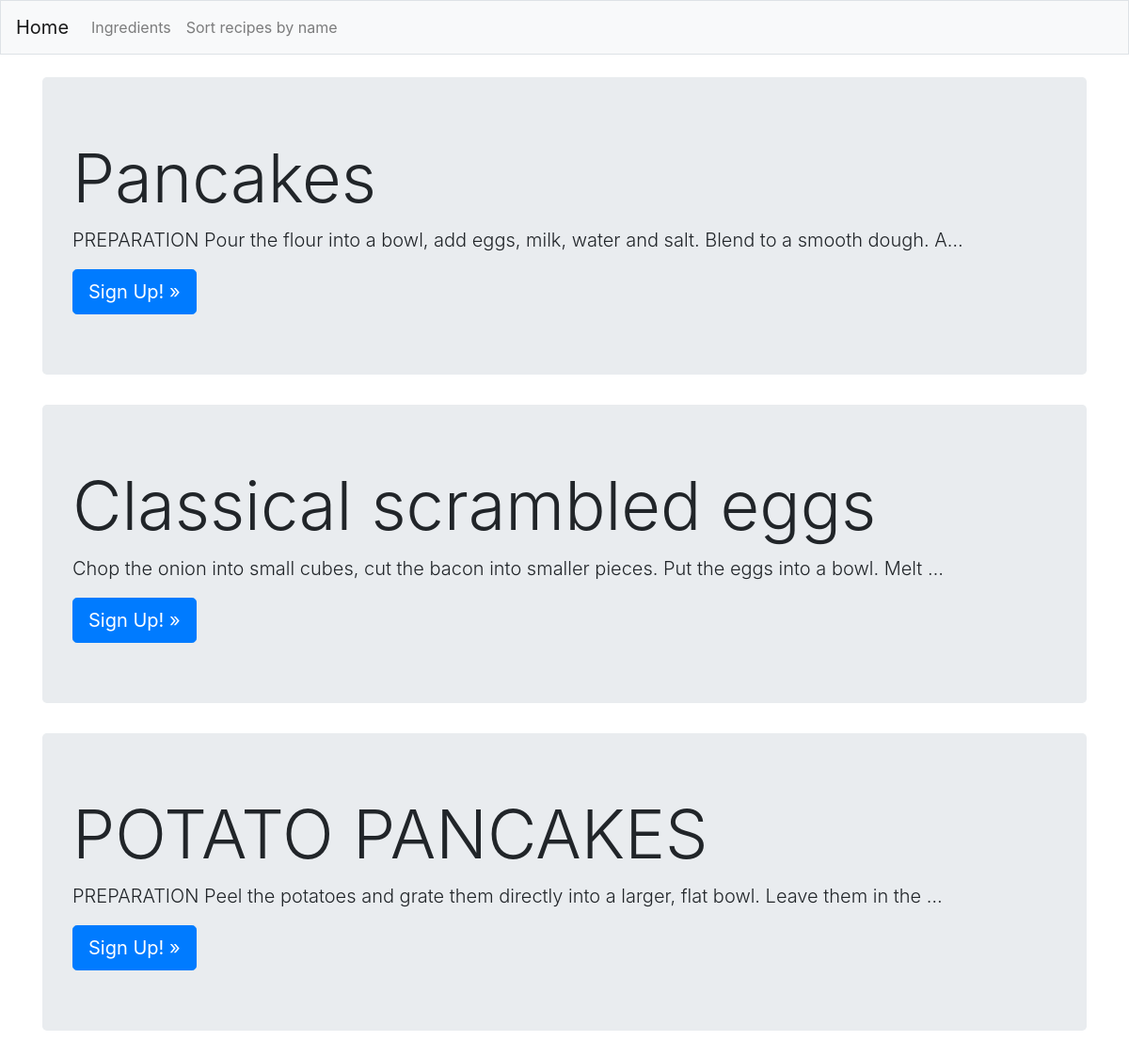
The page / on the database its author committed.
### culinary_recipes/models.py (models this page shows)
class Recipe(models.Model):
    title = models.CharField(max_length=50)
    context = models.TextField(max_length=1000)
    ingredients = models.ManyToManyField('Ingredient')
    def __str__(self):
        return self.title

### culinary_recipes/views.py (the view)
# urls.py: path('', views.index, name='index'),
def index(request):
    recipes = Recipe.objects.order_by('id')
    context = {'recipes': recipes}
    return render(request, 'culinary_recipes/index.html', context)

### culinary_recipes/templates/culinary_recipes/index.html
{% extends "culinary_recipes/base.html" %}
{% block page_header %}
{% for recipe in recipes %}
  <div class="jumbotron">
      <h1 class="display-3">{{ recipe }}</h1>
      <p class="lead">{{ recipe.context|truncatechars:100 }} </p>
    <a class="btn btn-lg btn-primary" href="{% url 'culinary_recipes:recipe' recipe.id %}" role="button">Sign Up! &raquo;</a>
</div>
{% endfor %}
{% endblock page_header %}

### rows shown on the page
Recipe: title "Pancakes", context "PREPARATION Pour the flour into a bowl, add eggs, milk, water and salt. Blend to a smooth dough. A…"
Recipe: title "Classical scrambled eggs", context "Chop the onion into small cubes, cut the bacon into smaller pieces. Put the eggs into a bowl. Melt …"
Recipe: title "POTATO PANCAKES", context "PREPARATION Peel the potatoes and grate them directly into a larger, flat bowl. Leave them in the …"
